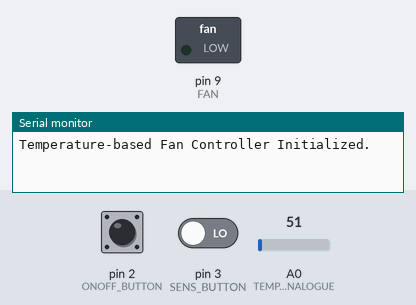
Simulated run of this sketch. Board: Arduino Uno, built with avr-gcc and run on an emulated ATmega328P. Parts: switched loads named in the sketch (green lamp = pin HIGH), the last lines printed to the serial monitor. Inputs (shaded band) come from the test bench; at power-on: pin 2 (ONOFF_BUTTON) LOW, pin 3 (SENS_BUTTON) LOW, A0 (TEMP_ANALOGUE) = 51.

Above: at 1.2 s.
1.3 s: pin 2 (ONOFF_BUTTON) pulled HIGH for 0.15 s
At 2.1 s:
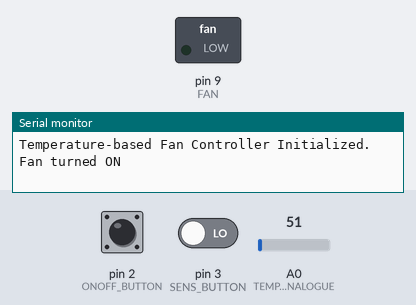
4.4 s: pin 3 (SENS_BUTTON) driven HIGH
At 6.09 s:
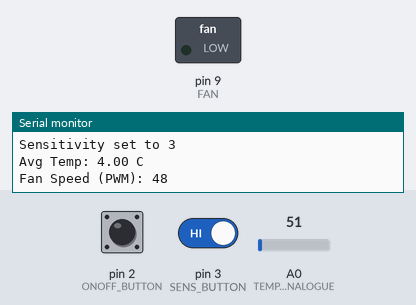
7.4 s: pin 2 (ONOFF_BUTTON) pulled HIGH for 1 s
10.4 s: pin 2 (ONOFF_BUTTON) pulled HIGH for 3.2 s
Timing chart, 0 to 16.1 s (numbered marks = the images above; inputs shaded):
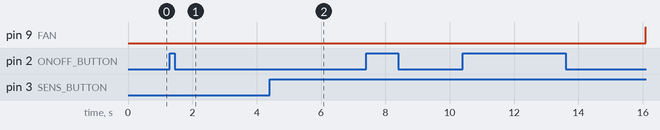

The sketch:

Lab4Q4.ino
```cpp
#include <Wire.h>
#include <Adafruit_GFX.h>
#include <Adafruit_SSD1306.h>

// Button pins
#define ONOFF_BUTTON 2  // Power button
#define SENS_BUTTON  3  // Sensitivity adjustment button

// Fan pin (PWM output)
#define FAN 9 // Simulated fan using LED (PWM control)

// Temperature sensor pin
#define TEMP_ANALOGUE A0  // Analog temperature sensor (e.g., potentiometer)

// Sensitivity Levels
#define SENS_LOW  1
#define SENS_MED  2
#define SENS_HIGH 3

// Timer settings
#define TIMER1_COMPARE_VALUE  64000  // Sets Timer1 for 250Hz PWM
#define TIMER2_COMPARE_VALUE  250    // ~4ms timer for debouncing

// Global Variables
volatile int fanSpeed = 0;   // PWM duty cycle (0-255)
volatile bool fanOn = false; // Fan ON/OFF state
volatile int sensitivity = SENS_MED; // Default sensitivity level
float temperature = 0.0;     // Average temperature

// --- Debouncing variables ---
volatile bool debounceOnOff = false;
volatile bool debounceSens = false;
volatile uint8_t onOffCounter = 0;
volatile uint8_t sensCounter = 0;
const uint8_t debounceThreshold = 13; // ~13 * 4ms = ~52ms debounce time

void setup() {
    Serial.begin(9600);

    // Initialize button pins
    pinMode(ONOFF_BUTTON, INPUT);
    pinMode(SENS_BUTTON, INPUT);
    pinMode(FAN, OUTPUT);

    // Setup Timer1 for 250Hz PWM
    setupPWM();

    // Setup Timer2 for button debouncing
    setupTimer2();

    // Attach external interrupts
    attachInterrupt(digitalPinToInterrupt(ONOFF_BUTTON), isr_onoff_button, RISING);
    attachInterrupt(digitalPinToInterrupt(SENS_BUTTON), isr_sens_button, RISING);

    Serial.println("Temperature-based Fan Controller Initialized.");
}

// ------------------- Timer1 PWM Setup (250Hz) -------------------
void setupPWM() {
    noInterrupts(); // Disable interrupts while configuring

    // Timer1 Setup for 250Hz PWM on pin 9
    TCCR1A = (1 << COM1A1) | (1 << WGM11); // Non-inverting mode, fast PWM mode
    TCCR1B = (1 << WGM13) | (1 << WGM12) | (1 << CS11); // Prescaler 8, fast PWM mode
    ICR1 = TIMER1_COMPARE_VALUE; // Set PWM frequency to 250Hz
    OCR1A = 0; // Initially set to 0% duty cycle

    interrupts(); // Enable interrupts
}

// ------------------- Timer2 Setup for Debouncing -------------------
void setupTimer2() {
    noInterrupts();

    TCCR2A = 0;
    TCCR2B = 0;
    OCR2A = TIMER2_COMPARE_VALUE;
    TCCR2B |= (1 << WGM21); // CTC mode
    TCCR2B |= (1 << CS21) | (1 << CS22); // Prescaler 256 (≈4ms per tick)
    TIMSK2 |= (1 << OCIE2A); // Enable Timer2 Compare Match A interrupt

    interrupts();
}

// ------------------- Interrupt Service Routines -------------------
void isr_onoff_button() {
    debounceOnOff = true;
}

void isr_sens_button() {
    debounceSens = true;
}

// ------------------- Timer2 ISR for Debouncing -------------------
ISR(TIMER2_COMPA_vect) {
    // Debounce ON/OFF button
    if (debounceOnOff) {
        if (digitalRead(ONOFF_BUTTON) == HIGH) {
            onOffCounter++;
            if (onOffCounter >= debounceThreshold) {
                fanOn = !fanOn;
                Serial.print("Fan turned ");
                Serial.println(fanOn ? "ON" : "OFF");
                onOffCounter = 0;
                debounceOnOff = false;
            }
        } else {
            onOffCounter = 0;
            debounceOnOff = false;
        }
    }

    // Debounce Sensitivity button
    if (debounceSens) {
        if (digitalRead(SENS_BUTTON) == HIGH) {
            sensCounter++;
            if (sensCounter >= debounceThreshold) {
                if (sensitivity == SENS_HIGH) {
                    sensitivity = SENS_LOW; // Loop back
                } else {
                    sensitivity++;
                }
                Serial.print("Sensitivity set to ");
                Serial.println(sensitivity);
                sensCounter = 0;
                debounceSens = false;
            }
        } else {
            sensCounter = 0;
            debounceSens = false;
        }
    }
}

void loop() {
    // Read 100 samples over 5 seconds
    temperature = readTemperature();

    Serial.print("Avg Temp: ");
    Serial.print(temperature, 2);
    Serial.println(" C");

    // Control fan speed
    if (fanOn) {
        fanSpeed = calculateFanSpeed(temperature);
    } else {
        fanSpeed = 0; // Fan is off
    }

    // Set LED brightness (simulating fan speed)
    OCR1A = (fanSpeed * TIMER1_COMPARE_VALUE) / 255;

    Serial.print("Fan Speed (PWM): ");
    Serial.println(fanSpeed);

    delay(1000); // Allow time for readings
}

// ------------------- Temperature Sampling -------------------
float readTemperature() {
    float tempSum = 0;
    for (int i = 0; i < 100; i++) {
        tempSum += map(analogRead(TEMP_ANALOGUE), 0, 1023, 0, 100); // Simulated conversion
        delay(50); // Spread readings over 5 sec
    }
    return tempSum / 100.0; // Return average temperature
}

// ------------------- Fan Speed Calculation -------------------
int calculateFanSpeed(float temp) {
    int pwmValue = 0;

    switch (sensitivity) {
        case SENS_LOW:
            pwmValue = map(temp, 20, 50, 50, 200); // Lower range, slower speed
            break;
        case SENS_MED:
            pwmValue = map(temp, 20, 50, 80, 230); // Medium range
            break;
        case SENS_HIGH:
            pwmValue = map(temp, 20, 50, 120, 255); // More sensitive, full speed
            break;
    }

    return constrain(pwmValue, 0, 255); // Ensure PWM stays within 0-255
}
```

Measured:
- after the input at 1.3 s, pin 9 (FAN): stops changing and stays LOW
- after the input at 4.4 s, pin 9 (FAN): stops changing and stays LOW
